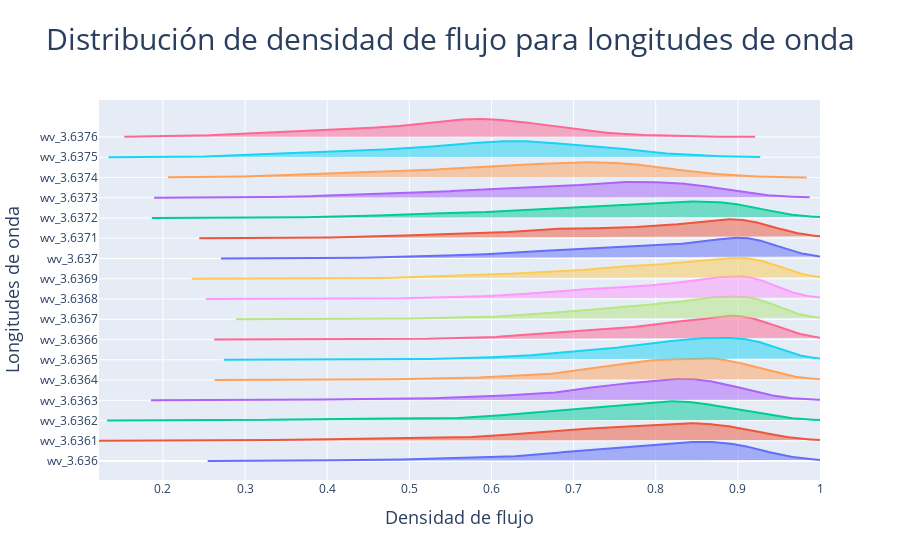

The notebook cell this image was saved under:
### Code cell
fig=go.Figure()
wave_lengths=df_ridge_melted['Wave_length'].unique()

for i, wave_length in enumerate(wave_lengths):
    subset=df_ridge_melted[df_ridge_melted['Wave_length']==wave_length]
    kde=gaussian_kde(subset['Density_flux'])
    x_range=np.linspace(subset['Density_flux'].min(), subset['Density_flux'].max(), 1000)
    kde_values=kde(x_range)
    fig.add_trace(go.Scatter(x=x_range, y=kde_values+i*4, mode='lines', name=wave_length,  fill="toself"))

fig.update_layout(title=dict(text="Distribución de densidad de flujo para longitudes de onda",x=0.5,xanchor="center",font=dict(size=30)), xaxis=dict(title=dict(text="Densidad de flujo",font=dict(size=18))),
        yaxis=dict(
            title=dict(text="Longitudes de onda",font=dict(size=18)),
            tickvals=[i*4  for i in range(len(wave_lengths))],
            ticktext=[str(wl) for wl in wave_lengths],
        ), showlegend=False)

### Figure 1 — Plotly figure (JSON) as saved in the notebook; plotly's stock layout.template omitted (floating-point values rounded to 4 significant figures; data arrays with more than 128 entries replaced by an {"elided": "..."} marker saying what was removed)
{"data": [{"fill": "toself", "mode": "lines", "name": "wv_3.636", "type": "scatter", "x": {"elided": "1000 float values"}, "y": {"elided": "1000 float values"}}, {"fill": "toself", "mode": "lines", "name": "wv_3.6361", "type": "scatter", "x": {"elided": "1000 float values"}, "y": {"elided": "1000 float values"}}, {"fill": "toself", "mode": "lines", "name": "wv_3.6362", "type": "scatter", "x": {"elided": "1000 float values"}, "y": {"elided": "1000 float values"}}, {"fill": "toself", "mode": "lines", "name": "wv_3.6363", "type": "scatter", "x": {"elided": "1000 float values"}, "y": {"elided": "1000 float values"}}, {"fill": "toself", "mode": "lines", "name": "wv_3.6364", "type": "scatter", "x": {"elided": "1000 float values"}, "y": {"elided": "1000 float values"}}, {"fill": "toself", "mode": "lines", "name": "wv_3.6365", "type": "scatter", "x": {"elided": "1000 float values"}, "y": {"elided": "1000 float values"}}, {"fill": "toself", "mode": "lines", "name": "wv_3.6366", "type": "scatter", "x": {"elided": "1000 float values"}, "y": {"elided": "1000 float values"}}, {"fill": "toself", "mode": "lines", "name": "wv_3.6367", "type": "scatter", "x": {"elided": "1000 float values"}, "y": {"elided": "1000 float values"}}, {"fill": "toself", "mode": "lines", "name": "wv_3.6368", "type": "scatter", "x": {"elided": "1000 float values"}, "y": {"elided": "1000 float values"}}, {"fill": "toself", "mode": "lines", "name": "wv_3.6369", "type": "scatter", "x": {"elided": "1000 float values"}, "y": {"elided": "1000 float values"}}, {"fill": "toself", "mode": "lines", "name": "wv_3.637", "type": "scatter", "x": {"elided": "1000 float values"}, "y": {"elided": "1000 float values"}}, {"fill": "toself", "mode": "lines", "name": "wv_3.6371", "type": "scatter", "x": {"elided": "1000 float values"}, "y": {"elided": "1000 float values"}}, {"fill": "toself", "mode": "lines", "name": "wv_3.6372", "type": "scatter", "x": {"elided": "1000 float values"}, "y": {"elided": "1000 float values"}}, {"fill": "toself", "mode": "lines", "name": "wv_3.6373", "type": "scatter", "x": {"elided": "1000 float values"}, "y": {"elided": "1000 float values"}}, {"fill": "toself", "mode": "lines", "name": "wv_3.6374", "type": "scatter", "x": {"elided": "1000 float values"}, "y": {"elided": "1000 float values"}}, {"fill": "toself", "mode": "lines", "name": "wv_3.6375", "type": "scatter", "x": {"elided": "1000 float values"}, "y": {"elided": "1000 float values"}}, {"fill": "toself", "mode": "lines", "name": "wv_3.6376", "type": "scatter", "x": {"elided": "1000 float values"}, "y": {"elided": "1000 float values"}}], "layout": {"showlegend": false, "title": {"font": {"size": 30}, "text": "Distribución de densidad de flujo para longitudes de onda", "x": 0.5, "xanchor": "center"}, "xaxis": {"title": {"font": {"size": 18}, "text": "Densidad de flujo"}}, "yaxis": {"ticktext": ["wv_3.636", "wv_3.6361", "wv_3.6362", "wv_3.6363", "wv_3.6364", "wv_3.6365", "wv_3.6366", "wv_3.6367", "wv_3.6368", "wv_3.6369", "wv_3.637", "wv_3.6371", "wv_3.6372", "wv_3.6373", "wv_3.6374", "wv_3.6375", "wv_3.6376"], "tickvals": [0, 4, 8, 12, 16, 20, 24, 28, 32, 36, 40, 44, 48, 52, 56, 60, 64], "title": {"font": {"size": 18}, "text": "Longitudes de onda"}}}}
